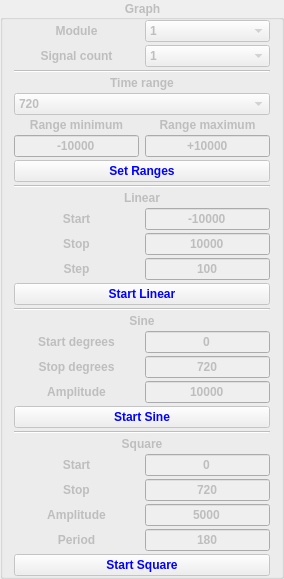
       <widget class="QGroupBox" name="groupBox_GraphControls">
        <property name="enabled">
         <bool>false</bool>
        </property>
        <property name="styleSheet">
         <string notr="true">font:bold</string>
        </property>
        <property name="title">
         <string>Graph</string>
        </property>
        <property name="alignment">
         <set>Qt::AlignCenter</set>
        </property>
        <layout class="QGridLayout" name="gridLayout_4" rowstretch="0,0,0,0,0,0,0,0,0,0,0,0,0,0,0,0,0,0,0,0,0,0,0,0,0,0,0,0,0,0,0,0,0,0,0,0,0,0,0,0,0" columnstretch="0,0">
         <property name="topMargin">
          <number>0</number>
         </property>
         <property name="bottomMargin">
          <number>0</number>
         </property>
         <property name="verticalSpacing">
          <number>3</number>
         </property>
         <item row="38" column="1">
          <widget class="QLineEdit" name="lineEdit_SquareAmplitude">
           <property name="text">
            <string>5000</string>
           </property>
           <property name="alignment">
            <set>Qt::AlignCenter</set>
           </property>
          </widget>
         </item>
         <item row="8" column="0" colspan="2">
          <widget class="Line" name="line_1">
           <property name="sizePolicy">
            <sizepolicy hsizetype="Preferred" vsizetype="Fixed">
             <horstretch>0</horstretch>
             <verstretch>0</verstretch>
            </sizepolicy>
           </property>
           <property name="orientation">
            <enum>Qt::Horizontal</enum>
           </property>
          </widget>
         </item>
         <item row="12" column="0">
          <widget class="QLabel" name="label_LinearStop">
           <property name="text">
            <string>Stop</string>
           </property>
           <property name="alignment">
            <set>Qt::AlignCenter</set>
           </property>
          </widget>
         </item>
         <item row="13" column="0">
          <widget class="QLabel" name="label_LinearStep">
           <property name="text">
            <string>Step</string>
           </property>
           <property name="alignment">
            <set>Qt::AlignCenter</set>
           </property>
          </widget>
         </item>
         <item row="0" column="1">
          <widget class="QComboBox" name="comboBox_GraphModule">
           <property name="sizePolicy">
            <sizepolicy hsizetype="Preferred" vsizetype="Fixed">
             <horstretch>0</horstretch>
             <verstretch>0</verstretch>
            </sizepolicy>
           </property>
           <item>
            <property name="text">
             <string>1</string>
            </property>
           </item>
           <item>
            <property name="text">
             <string>2</string>
            </property>
           </item>
           <item>
            <property name="text">
             <string>3</string>
            </property>
           </item>
          </widget>
         </item>
         <item row="20" column="1">
          <widget class="QLineEdit" name="lineEdit_SineStartDegrees">
           <property name="text">
            <string>0</string>
           </property>
           <property name="maxLength">
            <number>15</number>
           </property>
           <property name="alignment">
            <set>Qt::AlignCenter</set>
           </property>
          </widget>
         </item>
         <item row="9" column="0" colspan="2">
          <widget class="QLabel" name="label_Linear">
           <property name="sizePolicy">
            <sizepolicy hsizetype="Preferred" vsizetype="Fixed">
             <horstretch>0</horstretch>
             <verstretch>0</verstretch>
            </sizepolicy>
           </property>
           <property name="text">
            <string>Linear</string>
           </property>
           <property name="alignment">
            <set>Qt::AlignCenter</set>
           </property>
          </widget>
         </item>
         <item row="6" column="1">
          <widget class="QLineEdit" name="lineEdit_RangeMaximum">
           <property name="sizePolicy">
            <sizepolicy hsizetype="Preferred" vsizetype="Fixed">
             <horstretch>0</horstretch>
             <verstretch>0</verstretch>
            </sizepolicy>
           </property>
           <property name="text">
            <string>+10000</string>
           </property>
           <property name="maxLength">
            <number>15</number>
           </property>
           <property name="alignment">
            <set>Qt::AlignCenter</set>
           </property>
          </widget>
         </item>
         <item row="13" column="1">
          <widget class="QLineEdit" name="lineEdit_LinearStep">
           <property name="sizePolicy">
            <sizepolicy hsizetype="Preferred" vsizetype="Fixed">
             <horstretch>0</horstretch>
             <verstretch>0</verstretch>
            </sizepolicy>
           </property>
           <property name="text">
            <string>100</string>
           </property>
           <property name="maxLength">
            <number>15</number>
           </property>
           <property name="alignment">
            <set>Qt::AlignCenter</set>
           </property>
          </widget>
         </item>
         <item row="22" column="1">
          <widget class="QLineEdit" name="lineEdit_SineAmplitude">
           <property name="sizePolicy">
            <sizepolicy hsizetype="Preferred" vsizetype="Fixed">
             <horstretch>0</horstretch>
             <verstretch>0</verstretch>
            </sizepolicy>
           </property>
           <property name="text">
            <string>10000</string>
           </property>
           <property name="maxLength">
            <number>15</number>
           </property>
           <property name="alignment">
            <set>Qt::AlignCenter</set>
           </property>
           <property name="readOnly">
            <bool>false</bool>
           </property>
          </widget>
         </item>
         <item row="4" column="0" colspan="2">
          <widget class="QComboBox" name="comboBox_TimeRange">
           <property name="layoutDirection">
            <enum>Qt::LeftToRight</enum>
           </property>
           <property name="autoFillBackground">
            <bool>false</bool>
           </property>
           <property name="currentIndex">
            <number>1</number>
           </property>
           <item>
            <property name="text">
             <string>360</string>
            </property>
           </item>
           <item>
            <property name="text">
             <string>720</string>
            </property>
           </item>
           <item>
            <property name="text">
             <string>1080</string>
            </property>
           </item>
           <item>
            <property name="text">
             <string>1440</string>
            </property>
           </item>
           <item>
            <property name="text">
             <string>1800</string>
            </property>
           </item>
           <item>
            <property name="text">
             <string>2160</string>
            </property>
           </item>
           <item>
            <property name="text">
             <string>2520</string>
            </property>
           </item>
           <item>
            <property name="text">
             <string>2880</string>
            </property>
           </item>
           <item>
            <property name="text">
             <string>3240</string>
            </property>
           </item>
           <item>
            <property name="text">
             <string>3600</string>
            </property>
           </item>
          </widget>
         </item>
         <item row="40" column="0" colspan="2">
          <widget class="QPushButton" name="pushButton_StartSquare">
           <property name="styleSheet">
            <string notr="true">color: blue</string>
           </property>
           <property name="text">
            <string>Start Square</string>
           </property>
          </widget>
         </item>
         <item row="0" column="0">
          <widget class="QLabel" name="label_GraphModule">
           <property name="sizePolicy">
            <sizepolicy hsizetype="Expanding" vsizetype="Preferred">
             <horstretch>0</horstretch>
             <verstretch>0</verstretch>
            </sizepolicy>
           </property>
           <property name="text">
            <string>Module</string>
           </property>
           <property name="alignment">
            <set>Qt::AlignCenter</set>
           </property>
          </widget>
         </item>
         <item row="5" column="0">
          <widget class="QLabel" name="label_RangeMinimum">
           <property name="sizePolicy">
            <sizepolicy hsizetype="Preferred" vsizetype="Fixed">
             <horstretch>0</horstretch>
             <verstretch>0</verstretch>
            </sizepolicy>
           </property>
           <property name="text">
            <string>Range minimum</string>
           </property>
           <property name="alignment">
            <set>Qt::AlignCenter</set>
           </property>
          </widget>
         </item>
         <item row="21" column="1">
          <widget class="QLineEdit" name="lineEdit_SineStopDegrees">
           <property name="text">
            <string>720</string>
           </property>
           <property name="maxLength">
            <number>15</number>
           </property>
           <property name="alignment">
            <set>Qt::AlignCenter</set>
           </property>
          </widget>
         </item>
         <item row="7" column="0" colspan="2">
          <widget class="QPushButton" name="pushButton_SetRanges">
           <property name="sizePolicy">
            <sizepolicy hsizetype="Preferred" vsizetype="Fixed">
             <horstretch>0</horstretch>
             <verstretch>0</verstretch>
            </sizepolicy>
           </property>
           <property name="styleSheet">
            <string notr="true">color:blue</string>
           </property>
           <property name="text">
            <string>Set Ranges</string>
           </property>
          </widget>
         </item>
         <item row="35" column="0" colspan="2">
          <widget class="QLabel" name="label_Square">
           <property name="sizePolicy">
            <sizepolicy hsizetype="Preferred" vsizetype="Fixed">
             <horstretch>0</horstretch>
             <verstretch>0</verstretch>
            </sizepolicy>
           </property>
           <property name="text">
            <string>Square</string>
           </property>
           <property name="alignment">
            <set>Qt::AlignCenter</set>
           </property>
          </widget>
         </item>
         <item row="2" column="0" colspan="2">
          <widget class="Line" name="line_2">
           <property name="sizePolicy">
            <sizepolicy hsizetype="Preferred" vsizetype="Fixed">
             <horstretch>0</horstretch>
             <verstretch>0</verstretch>
            </sizepolicy>
           </property>
           <property name="orientation">
            <enum>Qt::Horizontal</enum>
           </property>
          </widget>
         </item>
         <item row="19" column="0" colspan="2">
          <widget class="QLabel" name="label_Sine">
           <property name="sizePolicy">
            <sizepolicy hsizetype="Preferred" vsizetype="Fixed">
             <horstretch>0</horstretch>
             <verstretch>0</verstretch>
            </sizepolicy>
           </property>
           <property name="text">
            <string>Sine</string>
           </property>
           <property name="alignment">
            <set>Qt::AlignCenter</set>
           </property>
          </widget>
         </item>
         <item row="37" column="0">
          <widget class="QLabel" name="label_SquareStop">
           <property name="text">
            <string>Stop</string>
           </property>
           <property name="alignment">
            <set>Qt::AlignCenter</set>
           </property>
          </widget>
         </item>
         <item row="18" column="0" colspan="2">
          <widget class="Line" name="line_3">
           <property name="sizePolicy">
            <sizepolicy hsizetype="Preferred" vsizetype="Fixed">
             <horstretch>0</horstretch>
             <verstretch>0</verstretch>
            </sizepolicy>
           </property>
           <property name="orientation">
            <enum>Qt::Horizontal</enum>
           </property>
          </widget>
         </item>
         <item row="21" column="0">
          <widget class="QLabel" name="label_SineStopDegrees">
           <property name="text">
            <string>Stop degrees</string>
           </property>
           <property name="alignment">
            <set>Qt::AlignCenter</set>
           </property>
          </widget>
         </item>
         <item row="20" column="0">
          <widget class="QLabel" name="label_SineStartDegrees">
           <property name="text">
            <string>Start degrees</string>
           </property>
           <property name="alignment">
            <set>Qt::AlignCenter</set>
           </property>
          </widget>
         </item>
         <item row="17" column="0" colspan="2">
          <widget class="QPushButton" name="pushButton_StartLinear">
           <property name="sizePolicy">
            <sizepolicy hsizetype="Preferred" vsizetype="Fixed">
             <horstretch>0</horstretch>
             <verstretch>0</verstretch>
            </sizepolicy>
           </property>
           <property name="styleSheet">
            <string notr="true">color: blue</string>
           </property>
           <property name="text">
            <string>Start Linear</string>
           </property>
          </widget>
         </item>
         <item row="5" column="1">
          <widget class="QLabel" name="label_RangeMaximum">
           <property name="sizePolicy">
            <sizepolicy hsizetype="Preferred" vsizetype="Fixed">
             <horstretch>0</horstretch>
             <verstretch>0</verstretch>
            </sizepolicy>
           </property>
           <property name="text">
            <string>Range maximum</string>
           </property>
           <property name="alignment">
            <set>Qt::AlignCenter</set>
           </property>
          </widget>
         </item>
         <item row="6" column="0">
          <widget class="QLineEdit" name="lineEdit_RangeMinimum">
           <property name="sizePolicy">
            <sizepolicy hsizetype="Preferred" vsizetype="Fixed">
             <horstretch>0</horstretch>
             <verstretch>0</verstretch>
            </sizepolicy>
           </property>
           <property name="text">
            <string>-10000</string>
           </property>
           <property name="maxLength">
            <number>15</number>
           </property>
           <property name="frame">
            <bool>true</bool>
           </property>
           <property name="alignment">
            <set>Qt::AlignCenter</set>
           </property>
          </widget>
         </item>
         <item row="32" column="0" colspan="2">
          <widget class="QPushButton" name="pushButton_StartSine">
           <property name="sizePolicy">
            <sizepolicy hsizetype="Preferred" vsizetype="Fixed">
             <horstretch>0</horstretch>
             <verstretch>0</verstretch>
            </sizepolicy>
           </property>
           <property name="styleSheet">
            <string notr="true">color: blue</string>
           </property>
           <property name="text">
            <string>Start Sine</string>
           </property>
          </widget>
         </item>
         <item row="39" column="1">
          <widget class="QLineEdit" name="lineEdit_SquarePeriod">
           <property name="text">
            <string>180</string>
           </property>
           <property name="alignment">
            <set>Qt::AlignCenter</set>
           </property>
          </widget>
         </item>
         <item row="36" column="1">
          <widget class="QLineEdit" name="lineEdit_SquareStart">
           <property name="text">
            <string>0</string>
           </property>
           <property name="alignment">
            <set>Qt::AlignCenter</set>
           </property>
          </widget>
         </item>
         <item row="10" column="1">
          <widget class="QLineEdit" name="lineEdit_LinearStart">
           <property name="sizePolicy">
            <sizepolicy hsizetype="Preferred" vsizetype="Fixed">
             <horstretch>0</horstretch>
             <verstretch>0</verstretch>
            </sizepolicy>
           </property>
           <property name="text">
            <string>-10000</string>
           </property>
           <property name="maxLength">
            <number>15</number>
           </property>
           <property name="alignment">
            <set>Qt::AlignCenter</set>
           </property>
           <property name="readOnly">
            <bool>false</bool>
           </property>
          </widget>
         </item>
         <item row="1" column="1">
          <widget class="QComboBox" name="comboBox_GraphSignalCount">
           <item>
            <property name="text">
             <string>1</string>
            </property>
           </item>
           <item>
            <property name="text">
             <string>2</string>
            </property>
           </item>
           <item>
            <property name="text">
             <string>3</string>
            </property>
           </item>
           <item>
            <property name="text">
             <string>4</string>
            </property>
           </item>
          </widget>
         </item>
         <item row="34" column="0" colspan="2">
          <widget class="Line" name="line_4">
           <property name="sizePolicy">
            <sizepolicy hsizetype="Preferred" vsizetype="Fixed">
             <horstretch>0</horstretch>
             <verstretch>0</verstretch>
            </sizepolicy>
           </property>
           <property name="orientation">
            <enum>Qt::Horizontal</enum>
           </property>
          </widget>
         </item>
         <item row="10" column="0">
          <widget class="QLabel" name="label_LinearStart">
           <property name="text">
            <string>Start</string>
           </property>
           <property name="alignment">
            <set>Qt::AlignCenter</set>
           </property>
          </widget>
         </item>
         <item row="22" column="0">
          <widget class="QLabel" name="label_SineAmplitude">
           <property name="text">
            <string>Amplitude</string>
           </property>
           <property name="alignment">
            <set>Qt::AlignCenter</set>
           </property>
          </widget>
         </item>
         <item row="1" column="0">
          <widget class="QLabel" name="label_SignalCount">
           <property name="sizePolicy">
            <sizepolicy hsizetype="Expanding" vsizetype="Preferred">
             <horstretch>0</horstretch>
             <verstretch>0</verstretch>
            </sizepolicy>
           </property>
           <property name="text">
            <string>Signal count</string>
           </property>
           <property name="alignment">
            <set>Qt::AlignCenter</set>
           </property>
          </widget>
         </item>
         <item row="37" column="1">
          <widget class="QLineEdit" name="lineEdit_SquareStop">
           <property name="text">
            <string>720</string>
           </property>
           <property name="alignment">
            <set>Qt::AlignCenter</set>
           </property>
          </widget>
         </item>
         <item row="36" column="0">
          <widget class="QLabel" name="label_SquareStart">
           <property name="text">
            <string>Start</string>
           </property>
           <property name="alignment">
            <set>Qt::AlignCenter</set>
           </property>
          </widget>
         </item>
         <item row="12" column="1">
          <widget class="QLineEdit" name="lineEdit_LinearStop">
           <property name="sizePolicy">
            <sizepolicy hsizetype="Preferred" vsizetype="Fixed">
             <horstretch>0</horstretch>
             <verstretch>0</verstretch>
            </sizepolicy>
           </property>
           <property name="text">
            <string>10000</string>
           </property>
           <property name="maxLength">
            <number>15</number>
           </property>
           <property name="alignment">
            <set>Qt::AlignCenter</set>
           </property>
           <property name="readOnly">
            <bool>false</bool>
           </property>
          </widget>
         </item>
         <item row="38" column="0">
          <widget class="QLabel" name="label_SquareAmplitude">
           <property name="text">
            <string>Amplitude</string>
           </property>
           <property name="alignment">
            <set>Qt::AlignCenter</set>
           </property>
          </widget>
         </item>
         <item row="3" column="0" colspan="2">
          <widget class="QLabel" name="label_TimeRange">
           <property name="text">
            <string>Time range</string>
           </property>
           <property name="alignment">
            <set>Qt::AlignCenter</set>
           </property>
          </widget>
         </item>
         <item row="39" column="0">
          <widget class="QLabel" name="label_SquarePeriod">
           <property name="text">
            <string>Period</string>
           </property>
           <property name="alignment">
            <set>Qt::AlignCenter</set>
           </property>
          </widget>
         </item>
        </layout>
       </widget>
